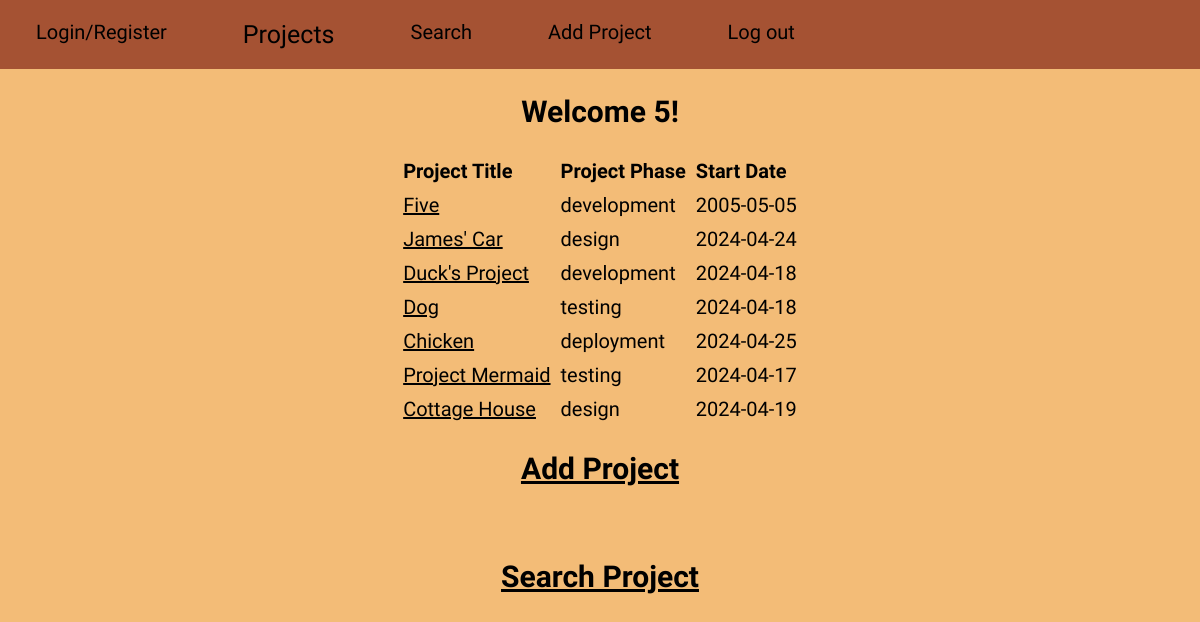
/portfolio3Final/projects.php (signed in), run on the app's committed database.
### tables this page shows
CREATE TABLE `projects` (
  `pid` int(10) UNSIGNED NOT NULL,
  `title` varchar(100) NOT NULL,
  `start_date` date DEFAULT NULL,
  `end_date` date DEFAULT NULL,
  `phase` enum('design','development','testing','deployment','complete') DEFAULT NULL,
  `description` varchar(500) DEFAULT NULL,
  `uid` int(10) UNSIGNED NOT NULL
);

### portfolio3Final/projects.php (the view, shortened to what this page needs)
<!DOCTYPE html>
<html lang="en">
<head>
    <link rel="stylesheet" type="text/css" href="styles.css" />
</head>
<body class="jersey-20-regular">
    <nav class="navbar">
        <ul id="options">
            <li><a class="not-current" onclick="window.location.href='login.php'">Login/Register</a></li>
            <li><a class="current">Projects</a></li>
            <li><a class="not-current" onclick="window.location.href='search.php'">Search</a></li>
            <li><a class="not-current" onclick="window.location.href='create.php'">Add Project</a></li>
            <?php
                if (isset($_SESSION['uid'])){
                    ?>
                    <li><a class="not-current" onclick="window.location.href='logout.php'">Log out</a></li>
                    <?php
                }
            ?>
        </ul>
    </nav>
    <?php
    if (isset($_SESSION['uid'])){
        echo "<h2> Welcome " . $_SESSION['username'] . "! </h2>";
    }else{
        echo "<h2> Welcome!</h2>";
    }
    require_once('dbConnect.php');
    try {
        $query = "SELECT * FROM projects";
        $rows = $db->query($query);
        if ($rows && $rows->rowCount() > 0) {
    ?>
    <table cellspacing="0" cellpadding="5" id="myTable">
        <tr>
            <th align='left'><b>Project Title</b></th>
            <th align='left'><b>Project Phase</b></th>
            <th align='left'><b>Start Date</b></th>
        </tr>
        <?php
            while ($row = $rows->fetch()) {
                ?>
                <tr>
                    <td class="projectTitles" align='left'><a href='projectDetails.php?pid=<?php echo $row['pid']; ?>'><?php echo $row['title']; ?></a></td>
                    <td align='left'><?php echo $row['phase']; ?></td>
                    <td align='left'><?php echo $row['start_date']; ?></td>
                </tr>
            <?php
            }
            ?>
    </table>
        <?php
        } else {
        ?>
            <p>No Projects in the list.</p>
        <?php
        }
        ?>
        <?php
            } catch (PDOexception $ex) {
        ?>
            <p>Sorry, a database error occurred!</p>
            <p>Error details: <em><?php echo $ex->getMessage(); ?></em></p>
        <?php
        }
        ?>
    <h2 id="createButt"><a href="create.php">Add Project</a></h2><br>
    <h2 id="searchButt"><a href="search.php">Search Project</a></h2>
</body>
</html>

### portfolio3Final/styles.css (style rules this page uses)
body { background-color: #f3bc77; display: flex; flex-wrap: wrap; justify-content: center; align-items: center; flex-direction: column; font-family: 'Segoe UI', Tahoma, Geneva, Verdana, sans-serif; margin:auto; overflow: auto; }
a { text-decoration: none; color: black; }
#createButt { color: black; text-decoration: underline; }
#searchButt { color: black; text-decoration: underline; }
.jersey-20-regular { font-family: "Jersey 20", sans-serif; font-weight: 400; font-style: normal; font-size: 20px; }
.navbar { position: relative; display: flex; flex-direction: column; background-color: #a55233; width: 100%; }
.navbar ul { display: flex; flex-wrap: wrap; padding: 0; margin: 0; list-style-type: none; }
.navbar li { text-align: center; float: left; margin: 2.5vh; margin-right: 3vh; padding: 0 2vh; cursor: pointer; }
.current { font-size: 25px; }
.projectTitles { text-decoration: underline; }

### data on the page
projects: title "Five", phase "development", start_date "2005-05-05"
projects: title "James' Car", phase "design", start_date "2024-04-24"
projects: title "Duck's Project", phase "development", start_date "2024-04-18"
projects: title "Dog", phase "testing", start_date "2024-04-18"
projects: title "Chicken", phase "deployment", start_date "2024-04-25"
projects: title "Project Mermaid", phase "testing", start_date "2024-04-17"
projects: title "Cottage House", phase "design", start_date "2024-04-19"

### other printed values
$_SESSION['username'] "5"
